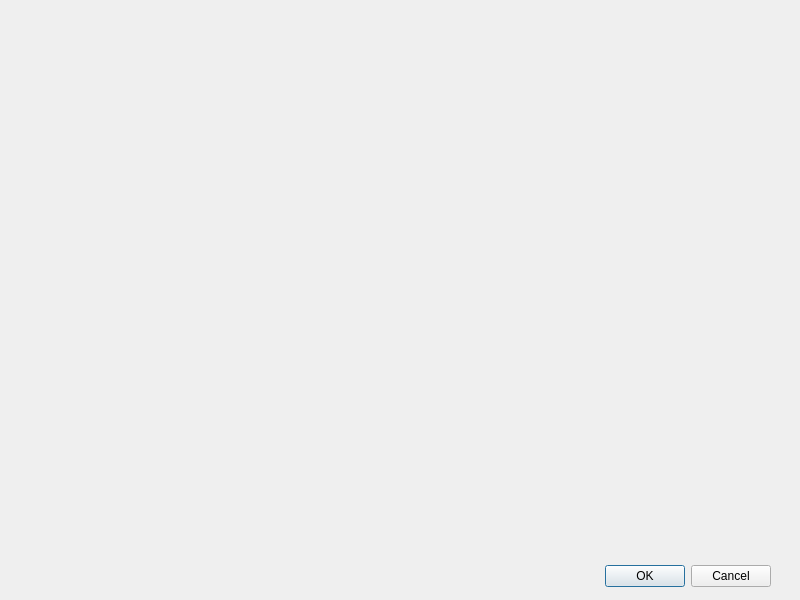
<?xml version="1.0" encoding="UTF-8"?>
<ui version="4.0">
 <class>showBarChart</class>
 <widget class="QDialog" name="showBarChart">
  <property name="geometry">
   <rect>
    <x>0</x>
    <y>0</y>
    <width>800</width>
    <height>600</height>
   </rect>
  </property>
  <property name="windowTitle">
   <string>Dialog</string>
  </property>
  <widget class="QDialogButtonBox" name="buttonBox">
   <property name="geometry">
    <rect>
     <x>430</x>
     <y>560</y>
     <width>341</width>
     <height>32</height>
    </rect>
   </property>
   <property name="orientation">
    <enum>Qt::Horizontal</enum>
   </property>
   <property name="standardButtons">
    <set>QDialogButtonBox::Cancel|QDialogButtonBox::Ok</set>
   </property>
  </widget>
  <widget class="QWidget" name="verticalLayoutWidget">
   <property name="geometry">
    <rect>
     <x>39</x>
     <y>19</y>
     <width>731</width>
     <height>541</height>
    </rect>
   </property>
   <layout class="QVBoxLayout" name="verticalLayout"/>
  </widget>
 </widget>
 <resources/>
 <connections>
  <connection>
   <sender>buttonBox</sender>
   <signal>accepted()</signal>
   <receiver>showBarChart</receiver>
   <slot>accept()</slot>
   <hints>
    <hint type="sourcelabel">
     <x>248</x>
     <y>254</y>
    </hint>
    <hint type="destinationlabel">
     <x>157</x>
     <y>274</y>
    </hint>
   </hints>
  </connection>
  <connection>
   <sender>buttonBox</sender>
   <signal>rejected()</signal>
   <receiver>showBarChart</receiver>
   <slot>reject()</slot>
   <hints>
    <hint type="sourcelabel">
     <x>316</x>
     <y>260</y>
    </hint>
    <hint type="destinationlabel">
     <x>286</x>
     <y>274</y>
    </hint>
   </hints>
  </connection>
 </connections>
</ui>
